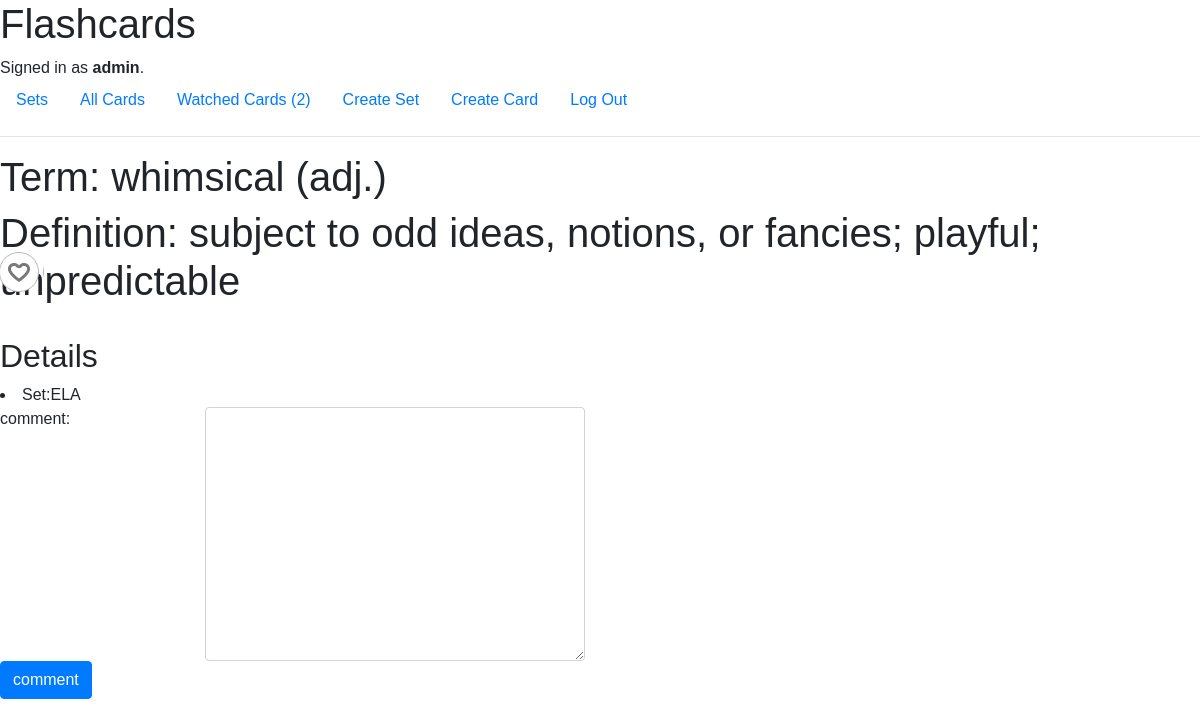
Screenshot of /viewcard/4 (signed in) with the database file from the repository.
### flashcards/models.py (models this page shows)
class User(AbstractUser):
    pass

class Card(models.Model):
    category = models.CharField(max_length=128)
    title = models.CharField(max_length=128)
    meaning = models.TextField(default="")
    createdate = models.DateTimeField(auto_now_add=True)

### flashcards/views.py (the view, shortened to what this page needs)
# urls.py: path("viewcard/<int:cardid>", views.viewcard, name="viewcard"),
def viewcard(request, cardid):
    card = Card.objects.get(id=cardid)
    comments = Comment.objects.filter(cardid=cardid).order_by("-createdate")
    watchcard = Watchcard.objects.filter(user=request.user.username, cardid= cardid)
    watching = False
    if watchcard:
        watching = True
    is_maker= 'Maker' in request.user.groups.values_list('name', flat=True)
    watched = 0
    watchcardids = Watchcard.objects.filter(user=request.user.username).order_by("-createdate").values_list('cardid',flat=True)
    if watchcardids:
        watched = len(watchcardids)
    return render(request, "flashcards/viewcard.html", {"card": card
            ,"watching": watching, "comments": comments, "is_maker": is_maker, "watched":watched})

### flashcards/templates/flashcards/viewcard.html (shortened to what this page needs)
{% extends "flashcards/layout.html" %}
{% load static %}
{% block body %}
    {% if card %}
    	<div class="">
    		<div>
    			<h1>Term: {{card.title}}</h1>
    			<h1>Definition: {{card.meaning}}</h1>
    		</div>
	  <h2>Details</h2>
      <li>Set:{{card.category}}</li>
          	{% if user.is_authenticated %}
	          	<form action="{% url 'writecomment' card.id %}" method="POST">
		           		<div class="row">
		            		<div class="col-sm-2">comment: </div>
		           			<div class="col-sm-4"><textarea class="form-control" rows="10" name="comment"></textarea></div>
		          		</div>
		            	<p align="justify"><input class="btn btn-primary" type="submit" value="comment"></p>
		        </form>
        	{% endif %}
    	</div>
	{% else %}
	<h2>LISTING:No item</h2>
    <br>
    <h3>No item found</h3>
    {% endif %}
{% endblock %}

### flashcards/templates/flashcards/layout.html (shortened to what this page needs)
{% load static %}
<!DOCTYPE html>
<html lang="en">
    <head>
        <link rel="stylesheet" href="https://stackpath.bootstrapcdn.com/bootstrap/4.4.1/css/bootstrap.min.css">
        <link href="{% static 'flashcards/styles.css' %}" rel="stylesheet">
    </head>
    <body>
        <h1>Flashcards</h1>
        <div>
            {% if user.is_authenticated %}
                Signed in as <strong>{{ user.username }}</strong>.
            {% else %}
            	<div class="alert alert-danger" role="alert">Not signed in.</div>
            {% endif %}
        </div>
        <ul class="nav">
			<li class="nav-item">
                <a class="nav-link" href="{% url 'category' '0' %}">Sets</a>
            </li>
            <li class="nav-item">
                <a class="nav-link" href="{% url 'index' %}">All Cards</a>
            </li>
            {% if user.is_authenticated %}
            	<li class="nav-item">
                    <a class="nav-link" href="{% url 'watchcard' %}">Watched Cards
                    {% if watched%}
                    ({{watched}})
                    {% endif%}
                    </a>
                </li>
                {% if is_maker %}
                <li class="nav-item">
                    <a class="nav-link" href="{% url 'newcategory' %}">Create Set</a>
                </li>
                <li class="nav-item">
                    <a class="nav-link" href="{% url 'newcard' %}">Create Card</a>
                </li>
                {% endif %}
                <li class="nav-item">
                    <a class="nav-link" href="{% url 'logout' %}">Log Out</a>
                </li>
            {% endif %}
        </ul>
        <hr>
        {% block body %}
        {% endblock %}
    </body>
</html>

### flashcards/static/flashcards/styles.css (style rules this page uses)
body { font-family: Arial, Helvetica, sans-serif; }

### rows the page displays
User: username "admin"
Card: title "whimsical (adj.)", meaning "subject to odd ideas, notions, or fancies; playful; unpredictable", category "ELA"

### other values shown
{{ watched }} "2"
